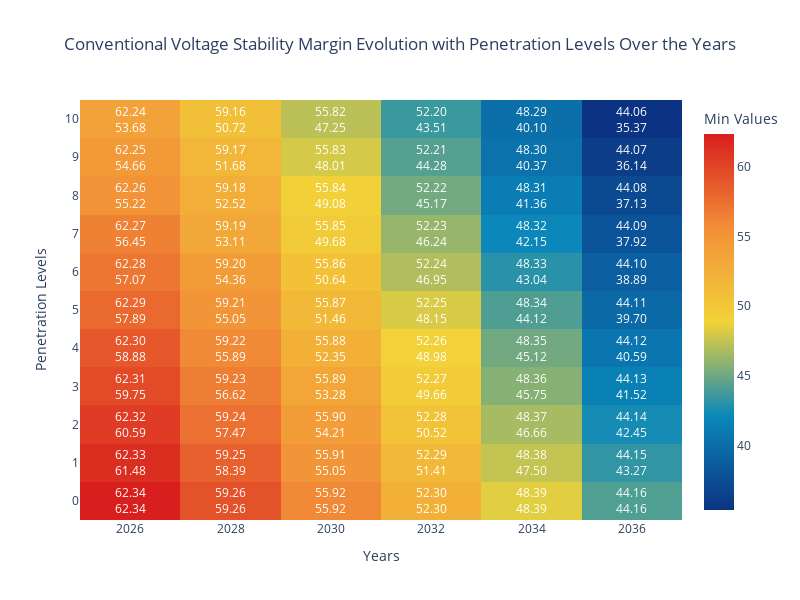

Notebook cell for this chart:
### Code cell
fig1 = make_heatmap(target_matrix= vsm_matrix,
                    title= 'Conventional Voltage Stability Margin Evolution with Penetration Levels Over the Years')

fig1.show()

# fig2 = make_heatmap(target_matrix= vsm_matrix_69_reference,
#                     title= '69kV Operative Point Maintenance Voltage Stability Margin <br> Evolution with Penetration Levels Over the Years')

# fig2.show()                                     

# fig3 = make_heatmap(target_matrix= vsm_matrix_138_reference,
#                     title= '138kV Operative Point Maintenance Voltage Stability Margin <br> Evolution with Penetration Levels Over the Years')

# fig3.show()

### Figure 1 — Plotly figure (JSON) as saved in the notebook; plotly's stock layout.template omitted (floating-point values rounded to 4 significant figures)
{"data": [{"coloraxis": "coloraxis", "hovertemplate": "Years: %{x}<br>Penetration Levels: %{y}<br>Min Values: %{z}<extra></extra>", "name": "0", "type": "heatmap", "x": [2026, 2028, 2030, 2032, 2034, 2036], "xaxis": "x", "y": [10, 9, 8, 7, 6, 5, 4, 3, 2, 1, 0], "yaxis": "y", "z": [[62.34, 59.26, 55.92, 52.3, 48.39, 44.16], [61.48, 58.39, 55.05, 51.41, 47.5, 43.27], [60.59, 57.47, 54.21, 50.52, 46.66, 42.45], [59.75, 56.62, 53.28, 49.66, 45.75, 41.52], [58.88, 55.89, 52.35, 48.98, 45.12, 40.59], [57.89, 55.05, 51.46, 48.15, 44.12, 39.7], [57.07, 54.36, 50.64, 46.95, 43.04, 38.89], [56.45, 53.11, 49.68, 46.24, 42.15, 37.92], [55.22, 52.52, 49.08, 45.17, 41.36, 37.13], [54.66, 51.68, 48.01, 44.28, 40.37, 36.14], [53.68, 50.72, 47.25, 43.51, 40.1, 35.37]]}], "layout": {"annotations": [{"align": "left", "font": {"color": "white"}, "showarrow": false, "text": "62.24<br>53.68", "x": 2026, "y": 0}, {"align": "left", "font": {"color": "white"}, "showarrow": false, "text": "62.25<br>54.66", "x": 2026, "y": 1}, {"align": "left", "font": {"color": "white"}, "showarrow": false, "text": "62.26<br>55.22", "x": 2026, "y": 2}, {"align": "left", "font": {"color": "white"}, "showarrow": false, "text": "62.27<br>56.45", "x": 2026, "y": 3}, {"align": "left", "font": {"color": "white"}, "showarrow": false, "text": "62.28<br>57.07", "x": 2026, "y": 4}, {"align": "left", "font": {"color": "white"}, "showarrow": false, "text": "62.29<br>57.89", "x": 2026, "y": 5}, {"align": "left", "font": {"color": "white"}, "showarrow": false, "text": "62.30<br>58.88", "x": 2026, "y": 6}, {"align": "left", "font": {"color": "white"}, "showarrow": false, "text": "62.31<br>59.75", "x": 2026, "y": 7}, {"align": "left", "font": {"color": "white"}, "showarrow": false, "text": "62.32<br>60.59", "x": 2026, "y": 8}, {"align": "left", "font": {"color": "white"}, "showarrow": false, "text": "62.33<br>61.48", "x": 2026, "y": 9}, {"align": "left", "font": {"color": "white"}, "showarrow": false, "text": "62.34<br>62.34", "x": 2026, "y": 10}, {"align": "left", "font": {"color": "white"}, "showarrow": false, "text": "59.16<br>50.72", "x": 2028, "y": 0}, {"align": "left", "font": {"color": "white"}, "showarrow": false, "text": "59.17<br>51.68", "x": 2028, "y": 1}, {"align": "left", "font": {"color": "white"}, "showarrow": false, "text": "59.18<br>52.52", "x": 2028, "y": 2}, {"align": "left", "font": {"color": "white"}, "showarrow": false, "text": "59.19<br>53.11", "x": 2028, "y": 3}, {"align": "left", "font": {"color": "white"}, "showarrow": false, "text": "59.20<br>54.36", "x": 2028, "y": 4}, {"align": "left", "font": {"color": "white"}, "showarrow": false, "text": "59.21<br>55.05", "x": 2028, "y": 5}, {"align": "left", "font": {"color": "white"}, "showarrow": false, "text": "59.22<br>55.89", "x": 2028, "y": 6}, {"align": "left", "font": {"color": "white"}, "showarrow": false, "text": "59.23<br>56.62", "x": 2028, "y": 7}, {"align": "left", "font": {"color": "white"}, "showarrow": false, "text": "59.24<br>57.47", "x": 2028, "y": 8}, {"align": "left", "font": {"color": "white"}, "showarrow": false, "text": "59.25<br>58.39", "x": 2028, "y": 9}, {"align": "left", "font": {"color": "white"}, "showarrow": false, "text": "59.26<br>59.26", "x": 2028, "y": 10}, {"align": "left", "font": {"color": "white"}, "showarrow": false, "text": "55.82<br>47.25", "x": 2030, "y": 0}, {"align": "left", "font": {"color": "white"}, "showarrow": false, "text": "55.83<br>48.01", "x": 2030, "y": 1}, {"align": "left", "font": {"color": "white"}, "showarrow": false, "text": "55.84<br>49.08", "x": 2030, "y": 2}, {"align": "left", "font": {"color": "white"}, "showarrow": false, "text": "55.85<br>49.68", "x": 2030, "y": 3}, {"align": "left", "font": {"color": "white"}, "showarrow": false, "text": "55.86<br>50.64", "x": 2030, "y": 4}, {"align": "left", "font": {"color": "white"}, "showarrow": false, "text": "55.87<br>51.46", "x": 2030, "y": 5}, {"align": "left", "font": {"color": "white"}, "showarrow": false, "text": "55.88<br>52.35", "x": 2030, "y": 6}, {"align": "left", "font": {"color": "white"}, "showarrow": false, "text": "55.89<br>53.28", "x": 2030, "y": 7}, {"align": "left", "font": {"color": "white"}, "showarrow": false, "text": "55.90<br>54.21", "x": 2030, "y": 8}, {"align": "left", "font": {"color": "white"}, "showarrow": false, "text": "55.91<br>55.05", "x": 2030, "y": 9}, {"align": "left", "font": {"color": "white"}, "showarrow": false, "text": "55.92<br>55.92", "x": 2030, "y": 10}, {"align": "left", "font": {"color": "white"}, "showarrow": false, "text": "52.20<br>43.51", "x": 2032, "y": 0}, {"align": "left", "font": {"color": "white"}, "showarrow": false, "text": "52.21<br>44.28", "x": 2032, "y": 1}, {"align": "left", "font": {"color": "white"}, "showarrow": false, "text": "52.22<br>45.17", "x": 2032, "y": 2}, {"align": "left", "font": {"color": "white"}, "showarrow": false, "text": "52.23<br>46.24", "x": 2032, "y": 3}, {"align": "left", "font": {"color": "white"}, "showarrow": false, "text": "52.24<br>46.95", "x": 2032, "y": 4}, {"align": "left", "font": {"color": "white"}, "showarrow": false, "text": "52.25<br>48.15", "x": 2032, "y": 5}, {"align": "left", "font": {"color": "white"}, "showarrow": false, "text": "52.26<br>48.98", "x": 2032, "y": 6}, {"align": "left", "font": {"color": "white"}, "showarrow": false, "text": "52.27<br>49.66", "x": 2032, "y": 7}, {"align": "left", "font": {"color": "white"}, "showarrow": false, "text": "52.28<br>50.52", "x": 2032, "y": 8}, {"align": "left", "font": {"color": "white"}, "showarrow": false, "text": "52.29<br>51.41", "x": 2032, "y": 9}, {"align": "left", "font": {"color": "white"}, "showarrow": false, "text": "52.30<br>52.30", "x": 2032, "y": 10}, {"align": "left", "font": {"color": "white"}, "showarrow": false, "text": "48.29<br>40.10", "x": 2034, "y": 0}, {"align": "left", "font": {"color": "white"}, "showarrow": false, "text": "48.30<br>40.37", "x": 2034, "y": 1}, {"align": "left", "font": {"color": "white"}, "showarrow": false, "text": "48.31<br>41.36", "x": 2034, "y": 2}, {"align": "left", "font": {"color": "white"}, "showarrow": false, "text": "48.32<br>42.15", "x": 2034, "y": 3}, {"align": "left", "font": {"color": "white"}, "showarrow": false, "text": "48.33<br>43.04", "x": 2034, "y": 4}, {"align": "left", "font": {"color": "white"}, "showarrow": false, "text": "48.34<br>44.12", "x": 2034, "y": 5}, {"align": "left", "font": {"color": "white"}, "showarrow": false, "text": "48.35<br>45.12", "x": 2034, "y": 6}, {"align": "left", "font": {"color": "white"}, "showarrow": false, "text": "48.36<br>45.75", "x": 2034, "y": 7}, {"align": "left", "font": {"color": "white"}, "showarrow": false, "text": "48.37<br>46.66", "x": 2034, "y": 8}, {"align": "left", "font": {"color": "white"}, "showarrow": false, "text": "48.38<br>47.50", "x": 2034, "y": 9}, {"align": "left", "font": {"color": "white"}, "showarrow": false, "text": "48.39<br>48.39", "x": 2034, "y": 10}, {"align": "left", "font": {"color": "white"}, "showarrow": false, "text": "44.06<br>35.37", "x": 2036, "y": 0}, {"align": "left", "font": {"color": "white"}, "showarrow": false, "text": "44.07<br>36.14", "x": 2036, "y": 1}, {"align": "left", "font": {"color": "white"}, "showarrow": false, "text": "44.08<br>37.13", "x": 2036, "y": 2}, {"align": "left", "font": {"color": "white"}, "showarrow": false, "text": "44.09<br>37.92", "x": 2036, "y": 3}, {"align": "left", "font": {"color": "white"}, "showarrow": false, "text": "44.10<br>38.89", "x": 2036, "y": 4}, {"align": "left", "font": {"color": "white"}, "showarrow": false, "text": "44.11<br>39.70", "x": 2036, "y": 5}, {"align": "left", "font": {"color": "white"}, "showarrow": false, "text": "44.12<br>40.59", "x": 2036, "y": 6}, {"align": "left", "font": {"color": "white"}, "showarrow": false, "text": "44.13<br>41.52", "x": 2036, "y": 7}, {"align": "left", "font": {"color": "white"}, "showarrow": false, "text": "44.14<br>42.45", "x": 2036, "y": 8}, {"align": "left", "font": {"color": "white"}, "showarrow": false, "text": "44.15<br>43.27", "x": 2036, "y": 9}, {"align": "left", "font": {"color": "white"}, "showarrow": false, "text": "44.16<br>44.16", "x": 2036, "y": 10}], "coloraxis": {"colorbar": {"title": {"text": "Min Values"}}, "colorscale": [[0, "rgb(12,51,131)"], [0.25, "rgb(10,136,186)"], [0.5, "rgb(242,211,56)"], [0.75, "rgb(242,143,56)"], [1, "rgb(217,30,30)"]]}, "height": 600, "title": {"text": "Conventional Voltage Stability Margin Evolution with Penetration Levels Over the Years", "x": 0.5}, "width": 800, "xaxis": {"anchor": "y", "domain": [0, 1], "ticktext": [2026, 2028, 2030, 2032, 2034, 2036], "tickvals": [2026, 2028, 2030, 2032, 2034, 2036], "title": {"text": "Years"}}, "yaxis": {"anchor": "x", "autorange": "reversed", "domain": [0, 1], "ticktext": [10, 9, 8, 7, 6, 5, 4, 3, 2, 1, 0], "tickvals": [0, 1, 2, 3, 4, 5, 6, 7, 8, 9, 10], "title": {"text": "Penetration Levels"}}}}
